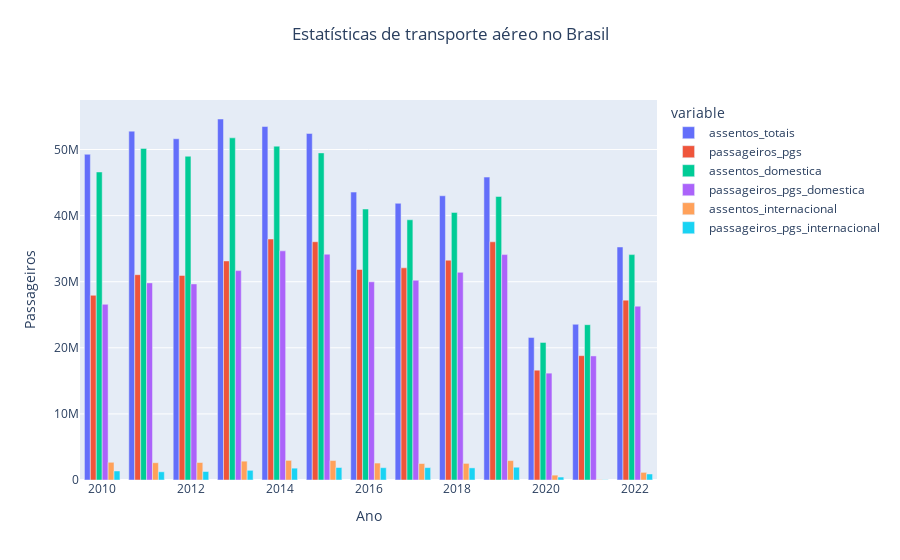

This figure's notebook cell:
### Code cell
fig = px.bar(df_goll_pass, x='index', y=['assentos_totais', 'passageiros_pgs','assentos_domestica',
       'passageiros_pgs_domestica',
       'assentos_internacional ', 'passageiros_pgs_internacional '], 
             barmode='group', title='Estatísticas de transporte aéreo no Brasil')
fig.update_layout(
    xaxis_title='Ano',
    yaxis_title='Passageiros',
    title={
        'text': 'Estatísticas de transporte aéreo no Brasil',
        'y':0.95,
        'x':0.5,
        'xanchor': 'center',
        'yanchor': 'top'})
fig.show()

### Figure 1 — Plotly figure (JSON) as saved in the notebook; plotly's stock layout.template omitted (floating-point values rounded to 4 significant figures)
{"data": [{"alignmentgroup": "True", "hovertemplate": "variable=assentos_totais<br>index=%{x}<br>value=%{y}<extra></extra>", "legendgroup": "assentos_totais", "marker": {"color": "#636efa", "pattern": {"shape": ""}}, "name": "assentos_totais", "offsetgroup": "assentos_totais", "orientation": "v", "showlegend": true, "textposition": "auto", "type": "bar", "x": [2010, 2011, 2012, 2013, 2014, 2015, 2016, 2017, 2018, 2019, 2020, 2021, 2022], "xaxis": "x", "y": [49281882, 52784362, 51628338, 54618916, 53480784, 52432303, 43561838, 41862267, 43003131, 45829320, 21554418, 23559049, 35254246], "yaxis": "y"}, {"alignmentgroup": "True", "hovertemplate": "variable=passageiros_pgs<br>index=%{x}<br>value=%{y}<extra></extra>", "legendgroup": "passageiros_pgs", "marker": {"color": "#EF553B", "pattern": {"shape": ""}}, "name": "passageiros_pgs", "offsetgroup": "passageiros_pgs", "orientation": "v", "showlegend": true, "textposition": "auto", "type": "bar", "x": [2010, 2011, 2012, 2013, 2014, 2015, 2016, 2017, 2018, 2019, 2020, 2021, 2022], "xaxis": "x", "y": [27945339, 31065385, 30946996, 33144263, 36461226, 36050794, 31846286, 32099327, 33253771, 36037764, 16612412, 18812824, 27212533], "yaxis": "y"}, {"alignmentgroup": "True", "hovertemplate": "variable=assentos_domestica<br>index=%{x}<br>value=%{y}<extra></extra>", "legendgroup": "assentos_domestica", "marker": {"color": "#00cc96", "pattern": {"shape": ""}}, "name": "assentos_domestica", "offsetgroup": "assentos_domestica", "orientation": "v", "showlegend": true, "textposition": "auto", "type": "bar", "x": [2010, 2011, 2012, 2013, 2014, 2015, 2016, 2017, 2018, 2019, 2020, 2021, 2022], "xaxis": "x", "y": [46602796, 50172167, 48980818, 51768378, 50510989, 49489674, 40998605, 39369963, 40490985, 42893680, 20819631, 23499568, 34100148], "yaxis": "y"}, {"alignmentgroup": "True", "hovertemplate": "variable=passageiros_pgs_domestica<br>index=%{x}<br>value=%{y}<extra></extra>", "legendgroup": "passageiros_pgs_domestica", "marker": {"color": "#ab63fa", "pattern": {"shape": ""}}, "name": "passageiros_pgs_domestica", "offsetgroup": "passageiros_pgs_domestica", "orientation": "v", "showlegend": true, "textposition": "auto", "type": "bar", "x": [2010, 2011, 2012, 2013, 2014, 2015, 2016, 2017, 2018, 2019, 2020, 2021, 2022], "xaxis": "x", "y": [26580359, 29823733, 29661986, 31680004, 34669981, 34162320, 29985494, 30223330, 31419184, 34104893, 16165800, 18772296, 26300015], "yaxis": "y"}, {"alignmentgroup": "True", "hovertemplate": "variable=assentos_internacional <br>index=%{x}<br>value=%{y}<extra></extra>", "legendgroup": "assentos_internacional ", "marker": {"color": "#FFA15A", "pattern": {"shape": ""}}, "name": "assentos_internacional ", "offsetgroup": "assentos_internacional ", "orientation": "v", "showlegend": true, "textposition": "auto", "type": "bar", "x": [2010, 2011, 2012, 2013, 2014, 2015, 2016, 2017, 2018, 2019, 2020, 2021, 2022], "xaxis": "x", "y": [2679086, 2612195, 2647520, 2850538, 2969795, 2942629, 2563233, 2492304, 2512146, 2935640, 734787, 59481, 1154098], "yaxis": "y"}, {"alignmentgroup": "True", "hovertemplate": "variable=passageiros_pgs_internacional <br>index=%{x}<br>value=%{y}<extra></extra>", "legendgroup": "passageiros_pgs_internacional ", "marker": {"color": "#19d3f3", "pattern": {"shape": ""}}, "name": "passageiros_pgs_internacional ", "offsetgroup": "passageiros_pgs_internacional ", "orientation": "v", "showlegend": true, "textposition": "auto", "type": "bar", "x": [2010, 2011, 2012, 2013, 2014, 2015, 2016, 2017, 2018, 2019, 2020, 2021, 2022], "xaxis": "x", "y": [1364980, 1241652, 1285010, 1464259, 1791245, 1888474, 1860792, 1875997, 1834587, 1932871, 446612, 40528, 912518], "yaxis": "y"}], "layout": {"barmode": "group", "legend": {"title": {"text": "variable"}, "tracegroupgap": 0}, "title": {"text": "Estatísticas de transporte aéreo no Brasil", "x": 0.5, "xanchor": "center", "y": 0.95, "yanchor": "top"}, "xaxis": {"anchor": "y", "domain": [0, 1], "title": {"text": "Ano"}}, "yaxis": {"anchor": "x", "domain": [0, 1], "title": {"text": "Passageiros"}}}}
